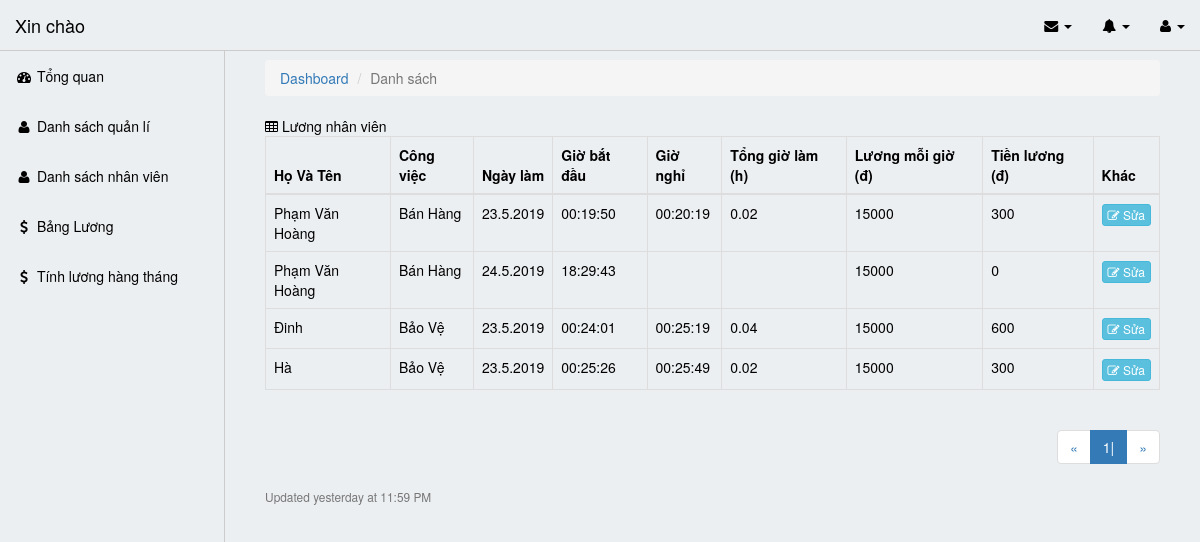
The page /admin/modules/bangluong/index.php on the database its author committed.
### tables this page shows
CREATE TABLE `giolam` (
  `id` int(11) NOT NULL,
  `ngaylam` varchar(255) NOT NULL,
  `giolam` varchar(255) NOT NULL,
  `gionghi` varchar(255) NOT NULL,
  `tonggiolam` double DEFAULT NULL,
  `luong` int(11) NOT NULL
);

CREATE TABLE `nhanvien` (
  `id` int(11) NOT NULL,
  `name` varchar(100) DEFAULT NULL,
  `email` varchar(100) DEFAULT NULL,
  `phone` char(15) DEFAULT NULL,
  `address` varchar(100) DEFAULT NULL,
  `password` varchar(50) DEFAULT NULL,
  `gioitinh` varchar(100) DEFAULT NULL,
  `birthday` date DEFAULT NULL,
  `congviec` varchar(255) NOT NULL
);

### libraries/Function.php (called while the page is built, shortened)
<?php
    function base_url()
    {
        return $url  = "http://localhost:8080/quanlinhansu/";
    }
    function modules($url)
    {
        return base_url() . "admin/modules/" .$url ;
    }
 ?>

### libraries/Database.php (called while the page is built, shortened)
<?php
    class Database
    {
        public $link;
        public function __construct()
        {
            $this->link = mysqli_connect("127.0.0.1","root","","_user") or die ();
            mysqli_set_charset($this->link,"utf8");
        }
        public function countTable($table)
        {
            $sql = "SELECT id FROM  {$table}";
            $result = mysqli_query($this->link, $sql) or die("Lỗi Truy Vấn countTable----" .mysqli_error($this->link));
            $num = mysqli_num_rows($result);
            return $num;
        }
         public  function fetchJone($table,$sql ,$page = 0,$row ,$pagi = false )
        {
            $data = [];
            if ($pagi == true )
            {
                $total = $this->countTable($table);
                $sotrang = ceil($total / $row);
                $start = ($page - 1 ) * $row ;
                $sql .= " LIMIT $start,$row";
                $data = [ "page" => $sotrang];
                $result = mysqli_query($this->link,$sql) or die("Lỗi truy vấn fetchJone ---- " .mysqli_error($this->link));
            }
            else
            {
                $result = mysqli_query($this->link,$sql) or die("Lỗi truy vấn fetchJone ---- " .mysqli_error($this->link));
            }
            if( $result)
            {
                while ($num = mysqli_fetch_assoc($result))
                {
                    $data[] = $num;
                }
            }
            return $data;
        }
    }
?>

### admin/autoload/autoload.php (called while the page is built, shortened)
<?php
	require_once __DIR__. "/../../libraries/database.php";
	require_once __DIR__. "/../../libraries/function.php";
	 $db = new database;
?>

### admin/modules/bangluong/index.php (the view, shortened to what this page needs)
<?php
    $open = "giolam";
   require_once __DIR__. "/../../autoload/autoload.php";
   if (isset($_GET['page']))
   {
     $p = $_GET['page'];
   }
   else
   {
    $p=1;
   }
   $sql = "SELECT giolam.* FROM giolam ORDER BY ID DESC";
   $admin=$db->fetchJone('giolam
    ',$sql,$p,5 ,true);
   if (isset($admin['page']))
   {
     $sotrang = $admin['page'];
   }
?>
<?php
   require_once __DIR__. "/../../layouts/header.php";
?>
          <div class="content-wrapper">
    <div class="container-fluid">
      <ol class="breadcrumb">
        <li class="breadcrumb-item">
          <a href="#">Dashboard</a>
        </li>
        <li class="breadcrumb-item active">Danh sách </li>
      </ol>
      <div class="card mb-3">
        <div class="card-header">
          <i class="fa fa-table"></i> Lương nhân viên
        <div class="card-body">
          <div class="table-responsive">
            <table class="table table-bordered" id="dataTable" width="100%" cellspacing="0">
              <thead>
                <tr>
                  <th>Họ Và Tên</th>
                  <th>Công việc</th>
                  <th>Ngày làm</th>
                  <th>Giờ bắt đầu</th>
                  <th>Giờ nghỉ</th>
                  <th>Tổng giờ làm (h)</th>
                  <th>Lương mỗi giờ (đ)</th>
                  <th>Tiền lương (đ)</th>
                  <th>Khác</th>
                </tr>
              </thead>
              <tbody>
                <?php
                  $con = mysqli_connect('127.0.0.1', 'root', '', '_user');
                  mysqli_set_charset($con, 'UTF8');
                  $sql1 = "SELECT nv.name AS ten , nv.congviec AS cv , g.* FROM giolam g INNER JOIN nhanvien nv ON nv.id = g.id";
                  $query1 = mysqli_query($con, $sql1);
                  $num = mysqli_num_rows($query1);
                  if($num > 0)
                  {
                    while($row = mysqli_fetch_array($query1))
                      {
                        $luong = $row['tonggiolam']*$row['luong'];
                        $luong =round($luong, 2);
                ?>
                        <tr>
                          <td><?php echo $row['ten'];?></td>
                          <td><?php echo $row['cv'];?></td>
                          <td><?php echo $row['ngaylam'];?></td>
                          <td><?php echo $row['giolam'];?></td>
                          <td><?php echo $row['gionghi'];?></td>
                          <td><?php echo $row['tonggiolam'];?></td>
                          <td><?php echo $row['luong'];?></td>
                          <td><?php echo $luong;?></td>
                          <td><a class="btn btn-xs btn-info" href="edit.php?id=<?php echo $item['id']?>"><i class="fa fa-edit"></i> Sửa</a></td>
                       </tr>
              <?php
                      }
                    }
                ?>
              </tbody>
            </table>
            <div class="pull-right">
             <nav aria-label="Page navigation">
            <ul class="pagination">
              <li>
                <a href="#" aria-label="Previous">
                  <span aria-hidden="true">&laquo;</span>
                </a>
              </li>
              <?php for ($i=1; $i <= $sotrang  ; $i++):?>
                <?php
                if (isset($_GET['page']))
                {
                  $p =$_GET['page'];
                }
                else
              {
                $p=1;
              }
              ?>
              <li class="<?php echo ($i==$p)? 'active':''?>">
                <a href="?page=<?php echo $i;?>"><?php echo $i;?>|</a>
              </li>
              <?php endfor; ?>
              <li>
                <a href="#" aria-label="Next">
                  <span aria-hidden="true">&raquo;</span></a>
              </li>
            </ul>
            </nav>
          </div>
          </div>
          </div>
        </div>
        <div class="card-footer small text-muted">Updated yesterday at 11:59 PM</div>
      </div>
    </div>
<?php
   require_once __DIR__. "/../../layouts/footer.php";
?>

### admin/layouts/header.php (shortened to what this page needs)
<!DOCTYPE html>
<html lang="en">
    <head>
        <link href="<?php echo base_url()?>public/admin/css/bootstrap.min.css" rel="stylesheet">
        <link href="<?php echo base_url()?>public/admin/css/sb-admin.css" rel="stylesheet">
        <link href="<?php echo base_url()?>public/admin/css/font-awesome.min.css" rel="stylesheet" type="text/css">
    </head>
    <body style="background: #eceff2; color: black;">
        <div id="wrapper" style="background: #eceff2;">
            <nav style="border-bottom: 1px solid #ccc;" class="navbar navbar-inverse navbar-fixed-top" role="navigation">
                <div class="navbar-header">
                    <a style="color: black;" class="navbar-brand" href="index.html">Xin chào <?php echo $_SESSION['admin_name']?></a>
                </div>
                <ul class="nav navbar-right top-nav">
                    <li class="dropdown">
                        <a href="#" class="dropdown-toggle" data-toggle="dropdown" style="color: black;"><i class="fa fa-envelope"></i> <b class="caret"></b></a>
                    </li>
                    <li class="dropdown">
                        <a href="#" class="dropdown-toggle" data-toggle="dropdown" style="color: black;"><i class="fa fa-bell"></i> <b class="caret"></b></a>
                    </li>
                    <li class="dropdown">
                        <a href="#" class="dropdown-toggle" data-toggle="dropdown" style="color: black;"><i class="fa fa-user"></i> <?php echo $_SESSION['admin_name']?><b class="caret"></b></a>
                    </li>
                </ul>
                <div class="collapse navbar-collapse navbar-ex1-collapse" style="background: #eceff2;">
                    <ul class="nav navbar-nav side-nav" style="background: #eceff2; border-right: 1px solid #ccc;">
                        <li>
                            <a href="index.html" style="color: black;"><i class="fa fa-fw fa-dashboard"></i> Tổng quan </a>
                        </li>
                        <li class="<?php echo isset($open) && $open == 'admin' ? 'active' : ''?>">
                            <a class="nav-link" href="<?php echo modules("admin") ?>" style="color: black;">
                               <i class="fa fa-fw fa-user"> </i>
                                  <span class="nav-link-text">Danh sách quản lí</span>
                            </a>
                        </li>
                        <li class="<?php echo isset($open) && $open == 'nhanvien' ? 'active' : ''?>">
                            <a class="nav-link" href="<?php echo modules("nhanvien") ?>" style="color: black;">
                               <i class="fa fa-fw fa-user"> </i>
                                  <span class="nav-link-text">Danh sách nhân viên</span>
                            </a>
                        </li>
                        <li class="<?php echo isset($open) && $open == 'bangluong' ? 'active' : ''?>">
                            <a class="nav-link" href="<?php echo modules("bangluong") ?>" style="color: black;">
                               <i class="fa fa-fw fa-usd"> </i>
                                  <span class="nav-link-text">Bảng Lương</span>
                            </a>
                        </li>
                        <li class="<?php echo isset($open) && $open == 'luongtheothang' ? 'active' : ''?>">
                            <a class="nav-link" href="<?php echo modules("luongtheothang/luong.php") ?>" style="color: black;">
                               <i class="fa fa-fw fa-usd"></i>
                                  <span class="nav-link-text">Tính lương hàng tháng</span>
                            </a>
                        </li>
                    </ul>
                </div>
            </nav>
            <div id="page-wrapper" style="background: #eceff2;">
                <div class="container-fluid">

### admin/layouts/footer.php (shortened to what this page needs)
                </div>
            </div>
        </div>
    </body>
</html>

### public/admin/css/sb-admin.css (style rules this page uses)
body { margin-top: 100px; background-color: #222; }
@media (min-width:768px) { body { margin-top: 50px; } }
#wrapper { padding-left: 0; }
#page-wrapper { width: 100%; padding: 0; background-color: #fff; }
@media (min-width:768px) { #wrapper { padding-left: 225px; } }
@media (min-width:768px) { #page-wrapper { padding: 10px; } }
.top-nav { padding: 0 15px; }
.top-nav>li { display: inline-block; float: left; }
.top-nav>li>a { padding-top: 15px; padding-bottom: 15px; line-height: 20px; color: #999; }
@media (min-width:768px) { .side-nav { position: fixed; top: 51px; left: 225px; width: 225px; margin-left: -225px; border: none; border-radius: 0; overflow-y: auto; background-color: #222; bottom: 0; overflow-x: hidden; padding-bottom: 40px; } }
@media (min-width:768px) { .side-nav>li>a { width: 225px; } }

### rows shown on the page
giolam: nhanvien.name "Phạm Văn Hoàng", nhanvien.congviec "Bán Hàng", ngaylam "23.5.2019", giolam "00:19:50", gionghi "00:20:19", tonggiolam "0.02", luong "15000", luong "300"
giolam: nhanvien.name "Phạm Văn Hoàng", nhanvien.congviec "Bán Hàng", ngaylam "24.5.2019", giolam "18:29:43", luong "15000", luong "0"
giolam: nhanvien.name "Đinh", nhanvien.congviec "Bảo Vệ", ngaylam "23.5.2019", giolam "00:24:01", gionghi "00:25:19", tonggiolam "0.04", luong "15000", luong "600"
giolam: nhanvien.name "Hà", nhanvien.congviec "Bảo Vệ", ngaylam "23.5.2019", giolam "00:25:26", gionghi "00:25:49", tonggiolam "0.02", luong "15000", luong "300"
